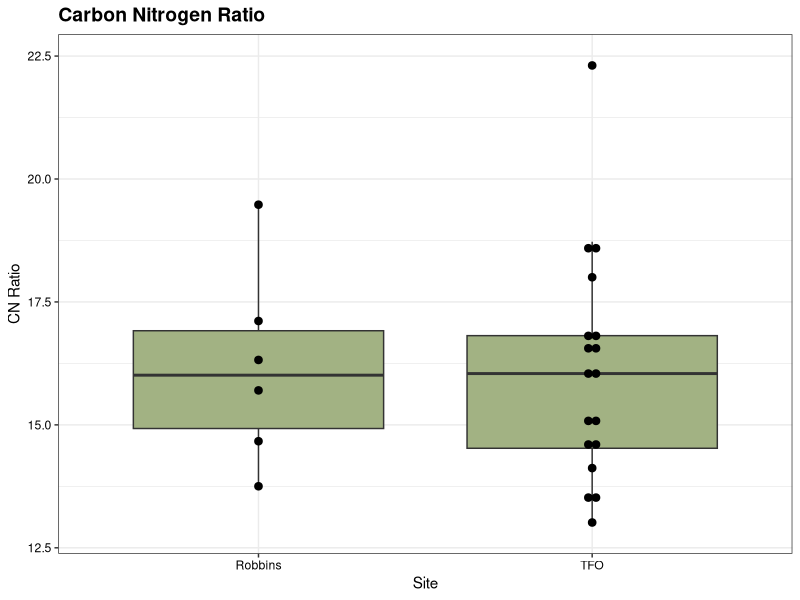

The R script that drew this image:
# Import of tidyverse, and excel reader

library(readxl)
library(tidyverse)

# Creates a data frame of the excel containing the earthworm data

Nutrient_Data <- read_excel("Soil CN and Mass_1Jun24.xlsx")

# Removes the useless columns, and fixes the Quadrat numbers

Clean_Nutrient <- Nutrient_Data|>
  select(-ShortID, -`Mass_(g)_60`, -`Mass_(g)_100`) |>
  mutate(Quadrat = str_pad(Quadrat, width = 4, pad = "0"))

# Filters out the unneeded variables, and creates Carbon Nitrogen Ratio of the depth ranging 0-20 cm

CNRatio_Nutrient <- Clean_Nutrient |>
  filter(Site == "Robbins" | Site == "TFO") |>
  filter(`Depth_(cm)` == "0-10" | `Depth_(cm)`== "10-20") |> 
  group_by(Site, Quadrat) |> 
  mutate(C_N_Ratio = `%C`/ `%N`) |> 
  summarise(`CN Ratio` = mean(C_N_Ratio))

# Creates a box plot showing the data from CNRatio_Nutrient

ggplot(CNRatio_Nutrient, aes(x = Site, y = `CN Ratio`)) +
  labs(title = "Carbon Nitrogen Ratio") + 
  theme_bw() +
  theme(
    plot.title = element_text(face = "bold", size = 14),
    axis.text = element_text(color = "black")
  ) +
  geom_boxplot(fill = "#A2B283") + 
  geom_dotplot(binaxis = "y", stackdir = "center", dotsize = .5)


  

